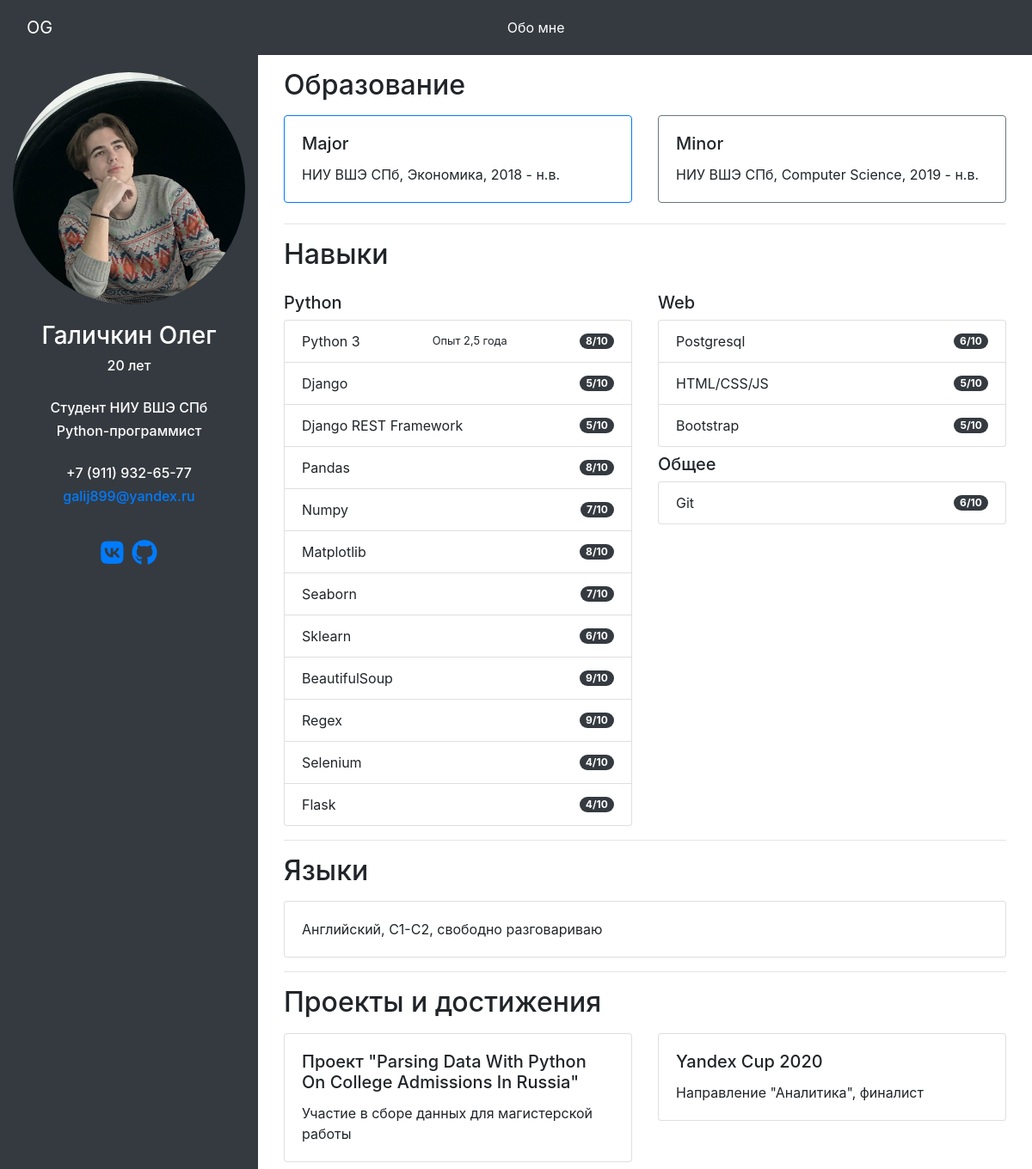
The page / on the database its author committed.
### cv/models.py (models this page shows, shortened)
class Skill(models.Model):
    name = models.CharField(max_length=100)
    type = models.CharField(max_length=100)
    level = models.IntegerField()
    descr = models.CharField(max_length=50)

### cv/views.py (the view)
# urls.py: path('', views.about, name='about'),
def about(request):
    skills = Skill.objects.filter(type="Python")
    web = Skill.objects.filter(type="Web")
    general = Skill.objects.filter(type="General")
    return render(request, 'cv/about.html', {"skills": skills,
                                             "web": web,
                                             "general": general})

### cv/templates/cv/about.html (shortened to what this page needs)
{% extends "base.html" %}
{% block content %}
    <div class="container-lg">
        <h2>Образование</h2>
        <div class="row py-2">
            <div class="col-sm-6">
                <div class="card border-primary">
                    <div class="card-body">
                        <h5 class="card-title">Major</h5>
                        <p class="card-text">НИУ ВШЭ СПб, Экономика, 2018 - н.в.</p>
                    </div>
                </div>
            </div>
            <div class="col-sm-6">
                <div class="card border-secondary">
                    <div class="card-body">
                        <h5 class="card-title">Minor</h5>
                        <p class="card-text">НИУ ВШЭ СПб, Computer Science, 2019 - н.в.</p>
                    </div>
                </div>
            </div>
        </div>
        <hr>
        <h2>Навыки</h2>
        <div class="row pt-2">
            <div class="col-sm-6">
                <h5 class="pt-2">Python</h5>
                <ul class="list-group">
                    {% for skill in skills %}
                        <li class="list-group-item d-flex justify-content-between align-items-center">
                            {{ skill.name }}
                            <small>{{ skill.descr }}</small>
                            <span class="badge badge-dark badge-pill">{{ skill.level }}/10</span>
                        </li>
                    {% endfor %}
                </ul>
            </div>
            <div class="col-sm-6">
                <h5 class="pt-2">Web</h5>
                <ul class="list-group">
                    {% for web_skill in web %}
                        <li class="list-group-item d-flex justify-content-between align-items-center">
                            {{ web_skill.name }}
                            <span class="badge badge-dark badge-pill">{{ web_skill.level }}/10</span>
                        </li>
                    {% endfor %}
                </ul>
                <h5 class="pt-2">Общее</h5>
                <ul class="list-group">
                    {% for gen in general %}
                        <li class="list-group-item d-flex justify-content-between align-items-center">
                            {{ gen.name }}
                            <span class="badge badge-dark badge-pill">{{ gen.level }}/10</span>
                        </li>
                    {% endfor %}
                </ul>
            </div>
        </div>
        <hr>
        <h2>Языки</h2>
        <div class="row pt-2">
            <div class="col-sm-12">
                <div class="card">
                    <div class="card-body">
                        Английский, C1-C2, свободно разговариваю
                    </div>
                </div>
            </div>
        </div>
        <hr>
        <h2>Проекты и достижения</h2>
        <div class="row py-2">
            <div class="col-sm-6">
                <div class="card">
                    <div class="card-body">
                        <h5 class="card-title">Проект "Parsing Data With Python On College Admissions In Russia"</h5>
                        <p class="card-text">Участие в сборе данных для магистерской работы</p>
                    </div>
                </div>
            </div>
            <div class="col-sm-6">
                <div class="card">
                    <div class="card-body">
                        <h5 class="card-title">Yandex Cup 2020</h5>
                        <p class="card-text">Направление "Аналитика", финалист</p>
                    </div>
                </div>
            </div>
        </div>
    </div>
{% endblock %}

### templates/base.html (shortened to what this page needs)
{% load static %}
<!DOCTYPE html>
<html lang="en">
<head>
    <link rel="stylesheet" href="https://stackpath.bootstrapcdn.com/bootstrap/4.5.2/css/bootstrap.min.css">
    <link rel="stylesheet" href="{% static "/CSS/styles.css" %}">
</head>
<body>
<nav class="navbar navbar-expand-lg navbar-dark bg-dark">
    <div class="container-fluid">
        <a class="navbar-brand" href="#">OG</a>
        <div class="collapse navbar-collapse justify-content-center" id="navbarNavAltMarkup">
            <div class="navbar-nav">
                <a class="nav-link active" aria-current="page" href="{% url 'about' %}">Обо мне</a>
            </div>
        </div>
    </div>
</nav>
<div class="container-fluid" id="about-container">
    <div class="row">
        <div class="col-sm-3 bg-dark sidebar">
            <img class="rounded-circle mx-auto d-block img-fluid avatar" src="{% static "avatar.jpg" %}" id="avatar" alt="Мое фото">
            <p class="h3 bio">Галичкин Олег</p>
            <p class="h6 bio bottom-space">20 лет</p>
            <p class="h6 bio">Студент НИУ ВШЭ СПб</p>
            <p class="h6 bio bottom-space">Python-программист</p>
            <p class="h6 bio">+7 (911) 932-65-77</p>
            <p class="h6 bio"><a href="mailto:galij899@yandex.ru">galij899@yandex.ru</a></p>
            <div class="social">
                <a href="https://vk.com/galij899"><i class="fab fa-vk"></i></a>
                <a href="https://github.com/galij899"><i class="fab fa-github"></i></a>
            </div>
        </div>
        <div class="col-sm-9 pt-3">
            {% block content %}
            {% endblock %}
       </div>
    </div>
</div>
</body>
</html>

### static/CSS/styles.css (style rules this page uses)
#about-container { height: calc(100vh - 4rem); }
nav { height: 4rem; }
.avatar { margin: 20px; border-radius: 50%; }
.bio { display: block; color: white; text-align: center; }
.social { margin: 40px; display: flex; flex-wrap: nowrap; justify-content: center; }
.social i { font-size: 30px; margin: 0px 5px; }
.bottom-space { margin-bottom: 30px; }

### rows shown on the page
Skill: name "Python 3", descr "Опыт 2,5 года", level "8"
Skill: name "Django", level "5"
Skill: name "Django REST Framework", level "5"
Skill: name "Pandas", level "8"
Skill: name "Numpy", level "7"
Skill: name "Matplotlib", level "8"
Skill: name "Seaborn", level "7"
Skill: name "Sklearn", level "6"
Skill: name "BeautifulSoup", level "9"
Skill: name "Regex", level "9"
Skill: name "Selenium", level "4"
Skill: name "Flask", level "4"
Skill: name "Postgresql", level "6"
Skill: name "HTML/CSS/JS", level "5"
Skill: name "Bootstrap", level "5"
Skill: name "Git", level "6"
